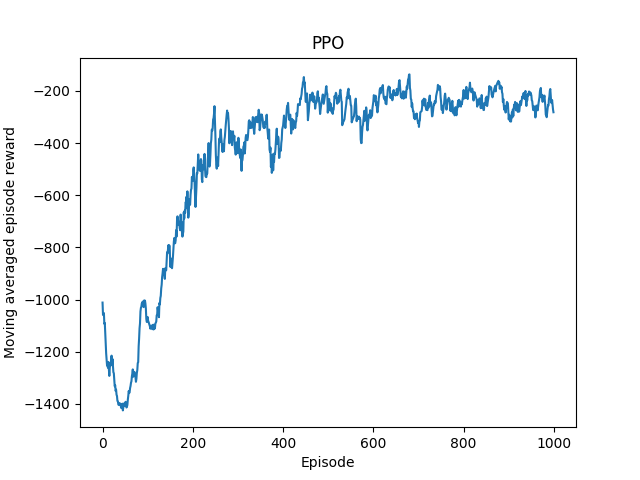

Recreate this plot in Python.
import argparse
import pickle
from collections import namedtuple

import matplotlib.pyplot as plt

import gym
import torch
import torch.nn as nn
import torch.nn.functional as F
import torch.optim as optim
from torch.distributions import Normal
from torch.utils.data.sampler import BatchSampler, SubsetRandomSampler

parser = argparse.ArgumentParser(description='Solve the Pendulum-v0 with PPO')
parser.add_argument(
    '--gamma', type=float, default=0.9, metavar='G', help='discount factor (default: 0.9)')
parser.add_argument('--seed', type=int, default=0, metavar='N', help='random seed (default: 0)')
parser.add_argument('--render', action='store_true', help='render the environment')
parser.add_argument(
    '--log-interval',
    type=int,
    default=10,
    metavar='N',
    help='interval between training status logs (default: 10)')
args = parser.parse_args()

torch.manual_seed(args.seed)

TrainingRecord = namedtuple('TrainingRecord', ['ep', 'reward'])
Transition = namedtuple('Transition', ['s', 'a', 'a_log_p', 'r', 's_'])


class ActorNet(nn.Module):

    def __init__(self):
        super(ActorNet, self).__init__()
        self.fc = nn.Linear(3, 100)
        self.mu_head = nn.Linear(100, 1)
        self.sigma_head = nn.Linear(100, 1)

    def forward(self, x):
        x = F.relu(self.fc(x))
        mu = 2.0 * F.tanh(self.mu_head(x))
        sigma = F.softplus(self.sigma_head(x))
        return (mu, sigma)


class CriticNet(nn.Module):

    def __init__(self):
        super(CriticNet, self).__init__()
        self.fc = nn.Linear(3, 100)
        self.v_head = nn.Linear(100, 1)

    def forward(self, x):
        x = F.relu(self.fc(x))
        state_value = self.v_head(x)
        return state_value


class Agent():

    clip_param = 0.2
    max_grad_norm = 0.5
    ppo_epoch = 10
    buffer_capacity, batch_size = 1000, 32

    def __init__(self):
        self.training_step = 0
        self.anet = ActorNet().float()
        self.cnet = CriticNet().float()
        self.buffer = []
        self.counter = 0

        self.optimizer_a = optim.Adam(self.anet.parameters(), lr=1e-4)
        self.optimizer_c = optim.Adam(self.cnet.parameters(), lr=3e-4)

    def select_action(self, state):
        state = torch.from_numpy(state).float().unsqueeze(0)
        with torch.no_grad():
            (mu, sigma) = self.anet(state)
        dist = Normal(mu, sigma)
        action = dist.sample()
        action_log_prob = dist.log_prob(action)
        action.clamp(-2.0, 2.0)
        return action.item(), action_log_prob.item()

    def get_value(self, state):

        state = torch.from_numpy(state).float().unsqueeze(0)
        with torch.no_grad():
            state_value = self.cnet(state)
        return state_value.item()

    def save_param(self):
        torch.save(self.anet.state_dict(), 'ppo_anet_params.pkl')
        torch.save(self.cnet.state_dict(), 'ppo_cnet_params.pkl')

    def store(self, transition):
        self.buffer.append(transition)
        self.counter += 1
        return self.counter % self.buffer_capacity == 0

    def update(self):
        self.training_step += 1

        s = torch.tensor([t.s for t in self.buffer], dtype=torch.float)
        a = torch.tensor([t.a for t in self.buffer], dtype=torch.float).view(-1, 1)
        r = torch.tensor([t.r for t in self.buffer], dtype=torch.float).view(-1, 1)
        s_ = torch.tensor([t.s_ for t in self.buffer], dtype=torch.float)
        print(self.buffer)
        old_action_log_probs = torch.tensor(
            [t.a_log_p for t in self.buffer], dtype=torch.float).view(-1, 1)

        r = (r - r.mean()) / (r.std() + 1e-5)
        with torch.no_grad():
            target_v = r + args.gamma * self.cnet(s_)

        adv = (target_v - self.cnet(s)).detach()

        for _ in range(self.ppo_epoch):
            for index in BatchSampler(
                    SubsetRandomSampler(range(self.buffer_capacity)), self.batch_size, False):

                (mu, sigma) = self.anet(s[index])
                dist = Normal(mu, sigma)
                action_log_probs = dist.log_prob(a[index])
                ratio = torch.exp(action_log_probs - old_action_log_probs[index])

                surr1 = ratio * adv[index]
                surr2 = torch.clamp(ratio, 1.0 - self.clip_param,
                                    1.0 + self.clip_param) * adv[index]
                action_loss = -torch.min(surr1, surr2).mean()

                self.optimizer_a.zero_grad()
                action_loss.backward()
                nn.utils.clip_grad_norm_(self.anet.parameters(), self.max_grad_norm)
                self.optimizer_a.step()

                value_loss = F.smooth_l1_loss(self.cnet(s[index]), target_v[index])
                self.optimizer_c.zero_grad()
                value_loss.backward()
                nn.utils.clip_grad_norm_(self.cnet.parameters(), self.max_grad_norm)
                self.optimizer_c.step()

        del self.buffer[:]


def main():
    env = gym.make('Pendulum-v1')
    env.seed(args.seed)

    agent = Agent()

    training_records = []
    running_reward = -1000
    state = env.reset()
    for i_ep in range(1000):
        score = 0
        state = env.reset()

        for t in range(200):
            action, action_log_prob = agent.select_action(state)
            state_, reward, done, _ = env.step([action])
            # env.render()
            if agent.store(Transition(state, action, action_log_prob, (reward + 8) / 8, state_)):
                agent.update()
            score += reward
            state = state_

        running_reward = running_reward * 0.9 + score * 0.1
        training_records.append(TrainingRecord(i_ep, running_reward))

        if i_ep % args.log_interval == 0:
            print('Ep {}\tMoving average score: {:.2f}\t'.format(i_ep, running_reward))
            # env.render()
        # if running_reward > -200:
        #     print("Solved! Moving average score is now {}!".format(running_reward))
        #     env.close()
        #     agent.save_param()
        #     with open('log/ppo_training_records.pkl', 'wb') as f:
        #         pickle.dump(training_records, f)
        #     break

    plt.plot([r.ep for r in training_records], [r.reward for r in training_records])
    plt.title('PPO')
    plt.xlabel('Episode')
    plt.ylabel('Moving averaged episode reward')
    plt.savefig("ppo.png")
    plt.show()


if __name__ == '__main__':
    main()
